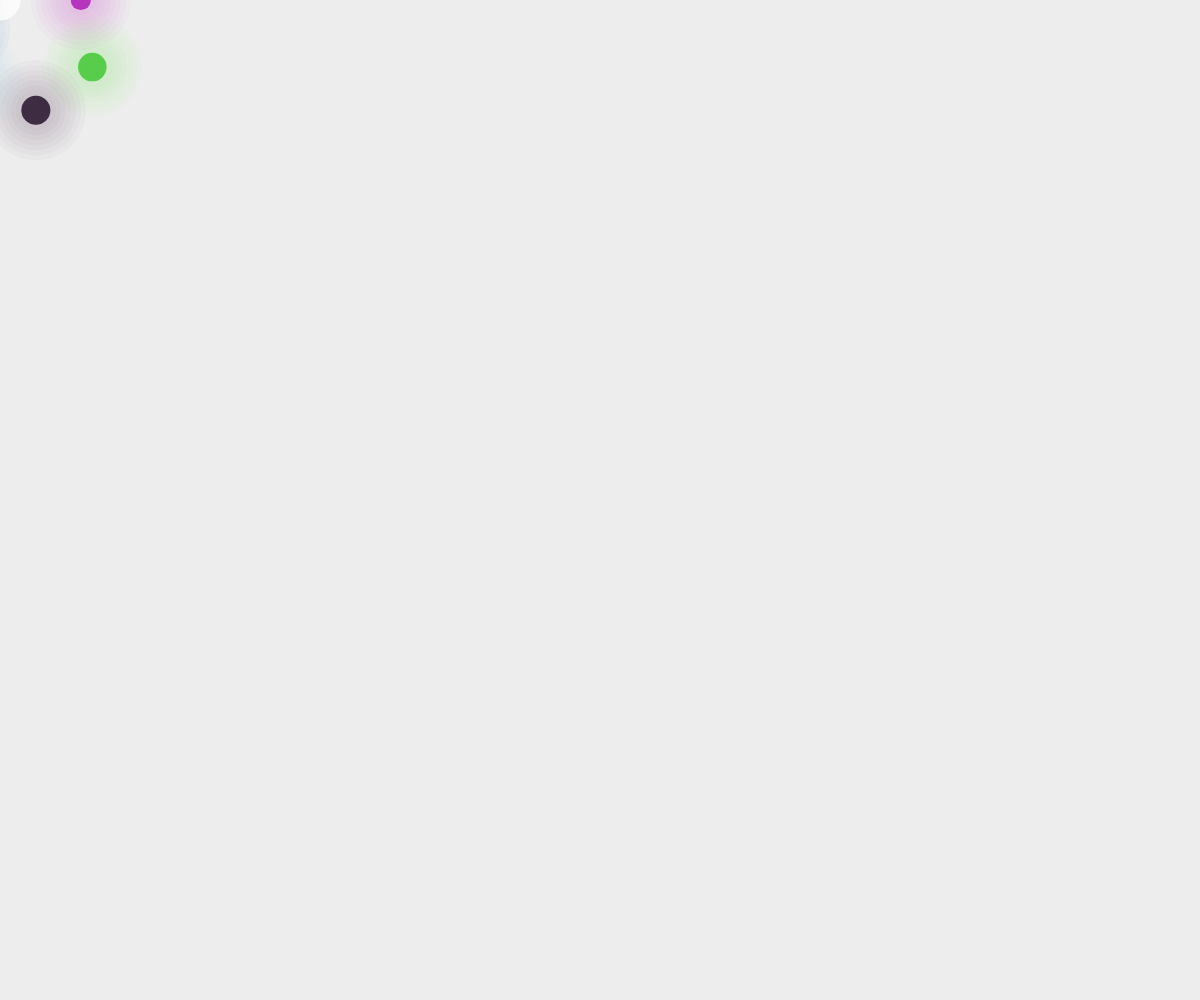
Frame 1 (no input)
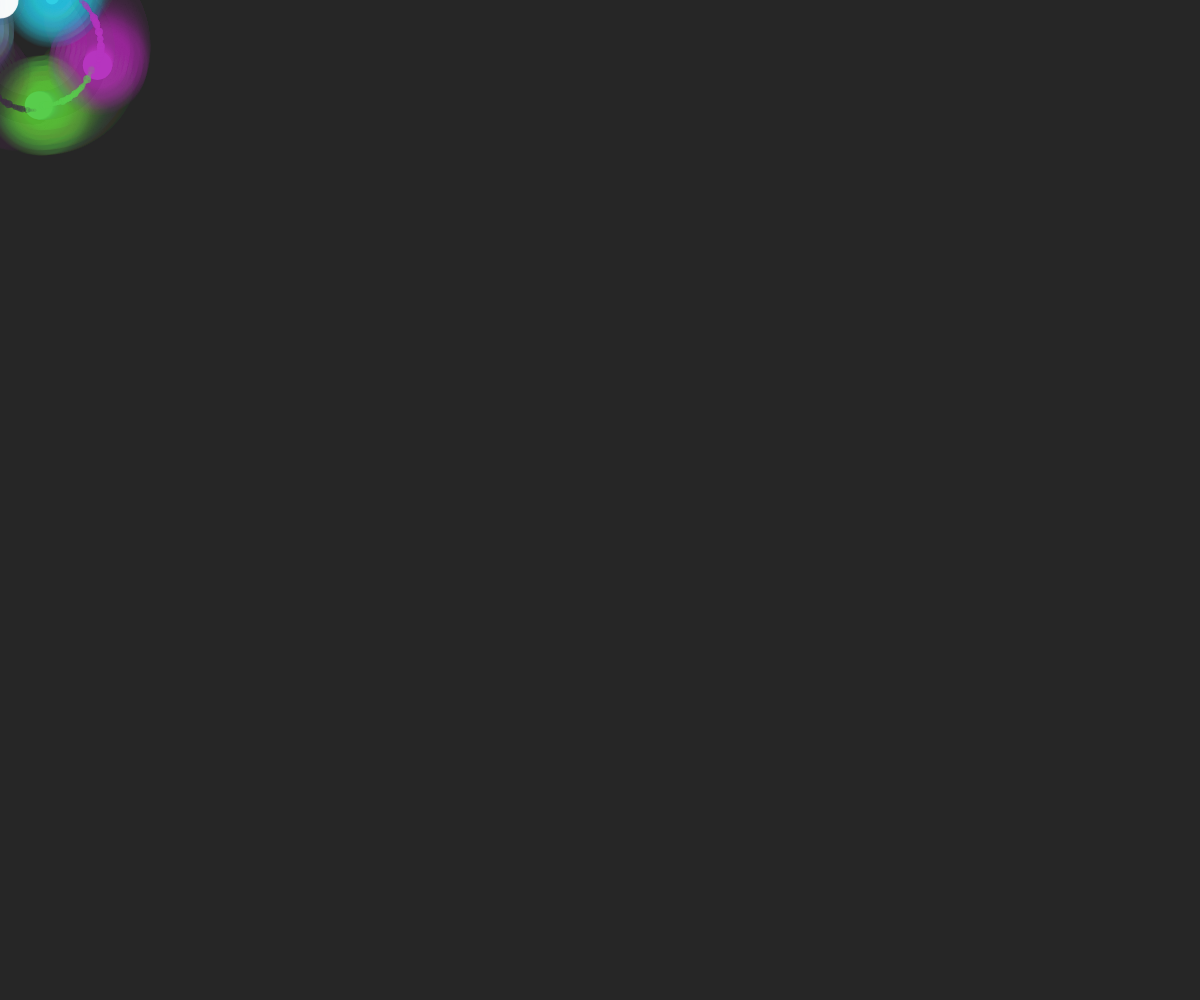
Frame 60 (no input)
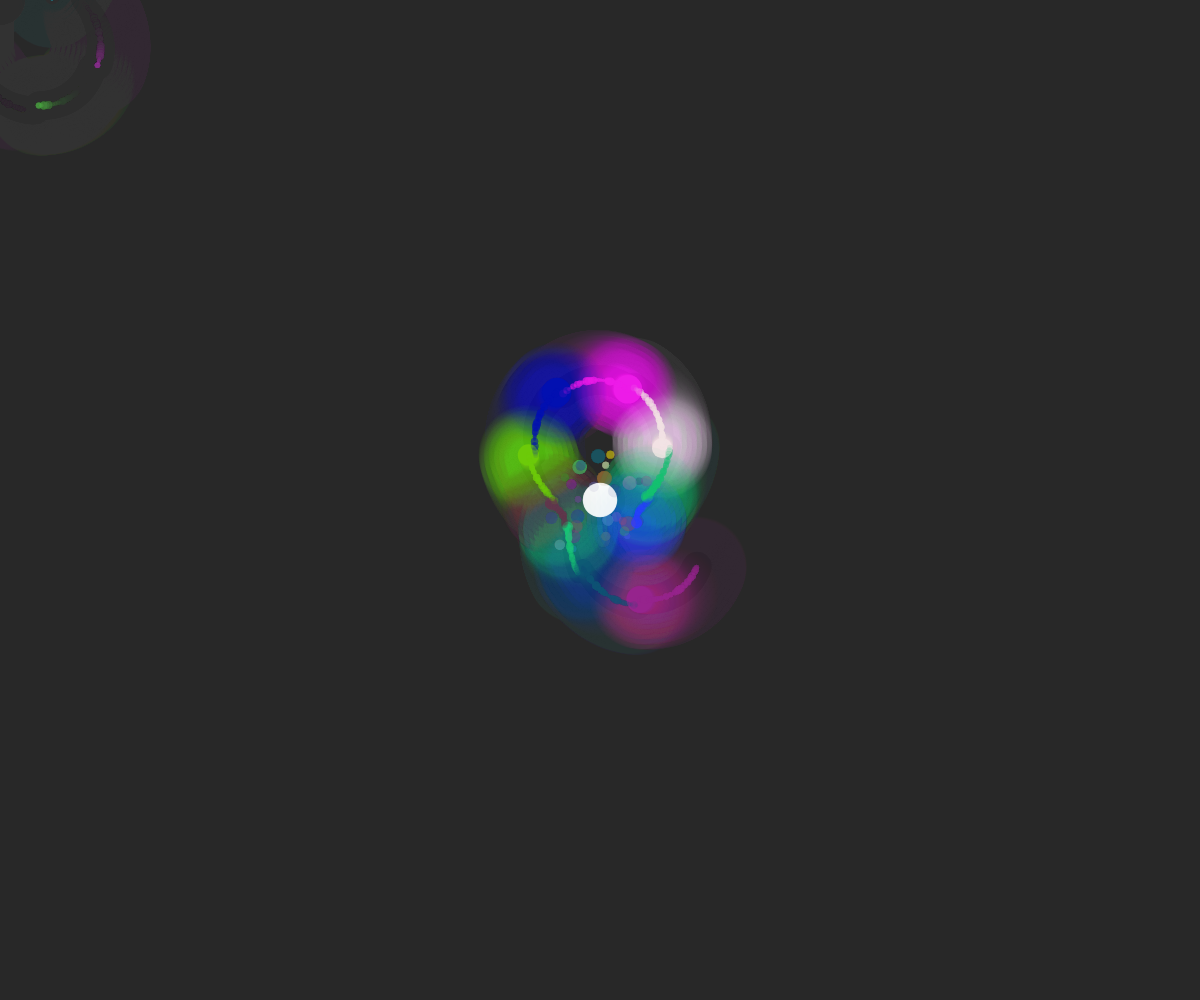
Frame 120 (the mouse pressed at the canvas centre since frame 60)

The p5.js sketch that drew these frames (run headless with seeded random() and noise() and a simulated clock; from frame 60 on, the mouse is pressed at the canvas centre):

// p5.js sketch
// ── sketch.js
let angle = 0;
let colors = [];
let mode = 0;
let particles = [];

function setup() {
  createCanvas(windowWidth, windowHeight);
  noCursor();
  noStroke();

  for (let i = 0; i < 10; i++) {
    colors.push(color(random(255), random(255), random(255)));
  }
}

function draw() {
  // Background pulse effect
  let bgPulse = map(sin(frameCount * 0.01), -1, 1, 10, 50);
  background(bgPulse, 20);

  let t = frameCount * 0.02;
  translate(mouseX, mouseY);

  // Draw orbiting glowing lights
  for (let i = 0; i < 10; i++) {
    let offset = TWO_PI / 10 * i;
    let r = map(sin(t + i), -1, 1, 40, 120);
    let x = cos(angle + offset) * r;
    let y = sin(angle + offset) * r;

    // Glowing aura
    for (let g = 10; g > 0; g--) {
      fill(red(colors[i]), green(colors[i]), blue(colors[i]), 8);
      ellipse(x, y, 10 * g);
    }

    // Core light
    fill(colors[i]);
    ellipse(x, y, 20 + 10 * sin(t + i));

    // Spawn particle trail
    if (frameCount % 2 === 0) {
      particles.push({
        x: x + mouseX,
        y: y + mouseY,
        size: random(3, 8),
        life: 255,
        col: colors[i]
      });
    }
  }

  angle += 0.01;

  // Central core pulse
  fill(255, 200);
  ellipse(0, 0, 40 + 10 * sin(frameCount * 0.1));

  // Particle trails
  for (let i = particles.length - 1; i >= 0; i--) {
    let p = particles[i];
    fill(red(p.col), green(p.col), blue(p.col), p.life);
    ellipse(p.x - mouseX, p.y - mouseY, p.size);
    p.life -= 4;
    if (p.life <= 0) particles.splice(i, 1);
  }

  // Warp mode effect
  if (mode === 1) {
    push();
    noFill();
    stroke(255, 100);
    strokeWeight(2);
    ellipse(0, 0, 200 + 30 * sin(frameCount * 0.2));
    ellipse(0, 0, 300 + 20 * cos(frameCount * 0.1));
    pop();
  }
}

function mousePressed() {
  // Color burst effect
  for (let i = 0; i < colors.length; i++) {
    colors[i] = color(random(255), random(255), random(255));
  }

  // Add burst particles
  for (let i = 0; i < 30; i++) {
    particles.push({
      x: random(-50, 50) + mouseX,
      y: random(-50, 50) + mouseY,
      size: random(6, 15),
      life: 255,
      col: color(random(255), random(255), random(255))
    });
  }
}

function keyPressed() {
  mode = (mode + 1) % 2;
}
